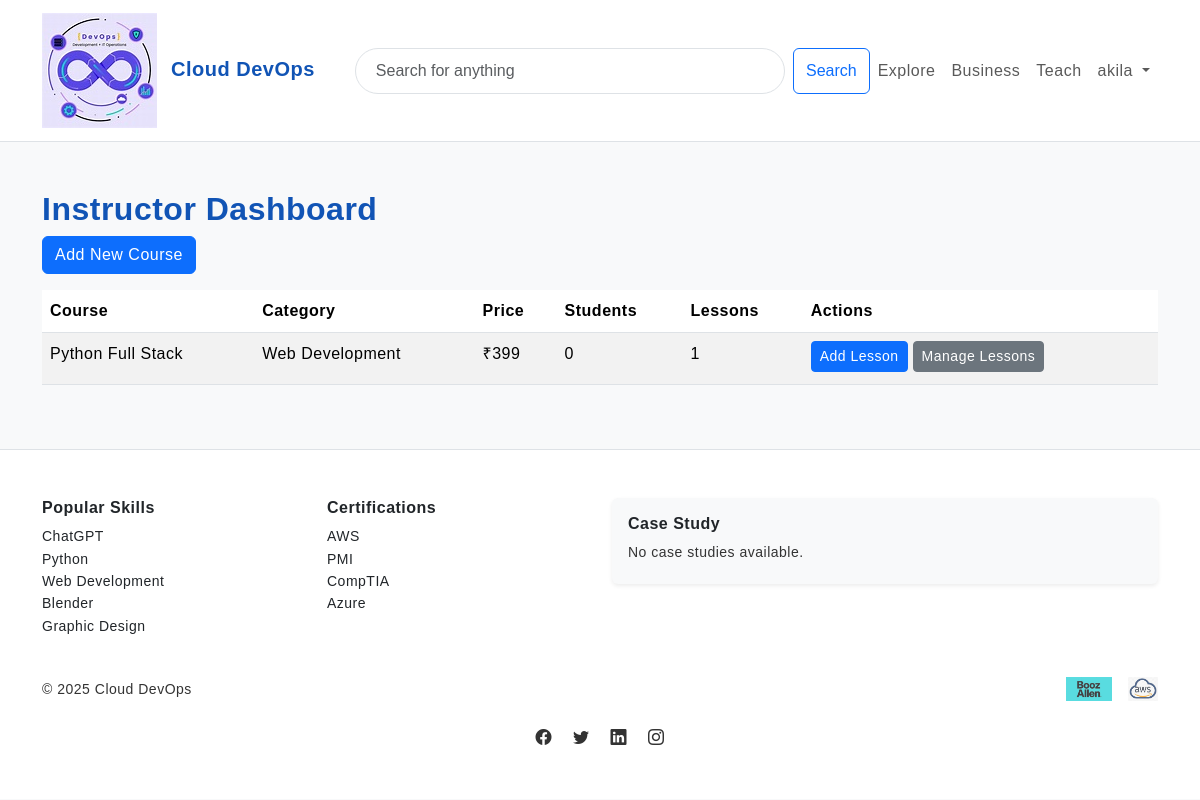
Page /instructors/dashboard/ (signed in) on the committed database.
### accounts/models.py (models this page shows, shortened)
class CustomUser(AbstractUser):
    is_instructor = models.BooleanField(default=False)
    objects = CustomUserManager()

### courses/models.py (models this page shows, shortened)
class Course(models.Model):
    CATEGORY_CHOICES = [
        ('Generative AI', 'Generative AI'),
        ('IT Certifications', 'IT Certifications'),
        ('Data Science', 'Data Science'),
        ('DevOps', 'DevOps'),
        ('Web Development', 'Web Development'),
    ]
    title = models.CharField(max_length=255)
    slug = models.SlugField(unique=True)
    description = models.TextField(blank=True)
    price = models.IntegerField(default=399)
    rating = models.FloatField(default=4.6)
    rating_count = models.IntegerField(default=1063)
    category = models.CharField(max_length=64, choices=CATEGORY_CHOICES, default='Generative AI')
    thumbnail_url = models.URLField(blank=True)
    created_at = models.DateTimeField(auto_now_add=True, null=True, blank=True)
    instructor = models.ForeignKey(
        settings.AUTH_USER_MODEL,
        on_delete=models.CASCADE,
        related_name="courses",
        null=True, blank=True   # <-- allows existing rows to stay empty
    )

### instructors/views.py (the view)
# urls.py: path("dashboard/", views.dashboard, name="dashboard"),
@login_required
def dashboard(request):
    courses = Course.objects.filter(instructor=request.user)
    return render(request, "instructors/dashboard.html", {"courses": courses})

### instructors/templates/instructors/dashboard.html
{% extends 'core/base.html' %}
{% block content %}
<div class="container py-5">
  <h2>Instructor Dashboard</h2>
  <a href="{% url 'instructors:add_course' %}" class="btn btn-primary mb-3">Add New Course</a>
  <table class="table table-striped">
    <thead>
      <tr>
        <th>Course</th>
        <th>Category</th>
        <th>Price</th>
        <th>Students</th>
        <th>Lessons</th>
        <th>Actions</th>
      </tr>
    </thead>
    <tbody>
      {% for course in courses %}
      <tr>
        <td>{{ course.title }}</td>
        <td>{{ course.category }}</td>
        <td>₹{{ course.price }}</td>
        <td>{{ course.enrollments.count }}</td>
        <td>{{ course.lessons.count }}</td>
        <td>
          <a href="{% url 'instructors:add_lesson' course.slug %}" class="btn btn-sm btn-primary mb-1">Add Lesson</a>
          <a href="{% url 'instructors:manage_lessons' course.slug %}" class="btn btn-sm btn-secondary mb-1">Manage Lessons</a>
        </td>
      </tr>
      {% empty %}
      <tr><td colspan="6" class="text-muted">No courses yet.</td></tr>
      {% endfor %}
    </tbody>
  </table>
</div>
{% endblock %}

### core/templates/core/partials/navbar.html (shortened to what this page needs)
{% load static %}
<nav class="navbar navbar-expand-lg navbar-light bg-white border-bottom sticky-top">
  <div class="container">
    <a class="navbar-brand fw-bold text-primary" href="{% url 'core:home' %}">
      <img src="{% static 'core/img/logo.jpg' %}" alt="Cloud DevOps" height="30" class="me-2 img-fluid">
      Cloud DevOps
    </a>
    <div id="mainNav" class="collapse navbar-collapse">
      <form class="d-flex ms-lg-4 flex-grow-1" role="search">
        <input class="form-control me-2" type="search" placeholder="Search for anything" aria-label="Search">
        <button class="btn btn-outline-primary" type="submit">Search</button>
      </form>
      <ul class="navbar-nav ms-auto">
        <li class="nav-item">
          <a class="nav-link" href="{% url 'courses:catalog' %}">Explore</a>
        </li>
        <li class="nav-item">
          <a class="nav-link" href="{% url 'core:business' %}">Business</a>
        </li>
        <li class="nav-item">
          <a class="nav-link" href="{% url 'core:teach' %}">Teach</a>
        </li>
        {% if user.is_authenticated %}
          <li class="nav-item dropdown">
            <a class="nav-link dropdown-toggle" href="#" id="userMenu" role="button" data-bs-toggle="dropdown" aria-expanded="false">
              {{ user.username }}
            </a>
          </li>
        {% endif %}
      </ul>
    </div>
  </div>
</nav>

### core/static/core/css/theme.css (style rules this page uses)
:root { --deepblue-700: #0b3d91; --deepblue-600: #1154b5; --deepblue-500: #1e6bd9; --amber-500: #ffb300; --amber-600: #ff9900; --neutral-light: #f7f7f7; --neutral-dark: #333; }
.text-primary { color: var(--deepblue-600) !important; }

### core/static/core/css/udemy-clone.css (style rules this page uses)
body { font-feature-settings: "kern"; font-family: 'Arial', sans-serif; line-height: 1.6; letter-spacing: 0.5px; background-color: rgb(139, 182, 47); }
.navbar .form-control { border-radius: 999px; padding: 10px 20px; font-size: 16px; transition: all 0.3s ease; }
h1, h2, h3, h4, h5 { font-weight: 700; color: var(--deepblue-600); }
h2 { font-size: 2rem; }
.text-primary { color: var(--deepblue-600) !important; }

### rows in the picture
CustomUser: username "akila"
Course: title "Python Full Stack", category "Web Development", price "399", enrollments.count "0", lessons.count "1"

### other values in the picture
{{ now|default:2025 }} "2025"
